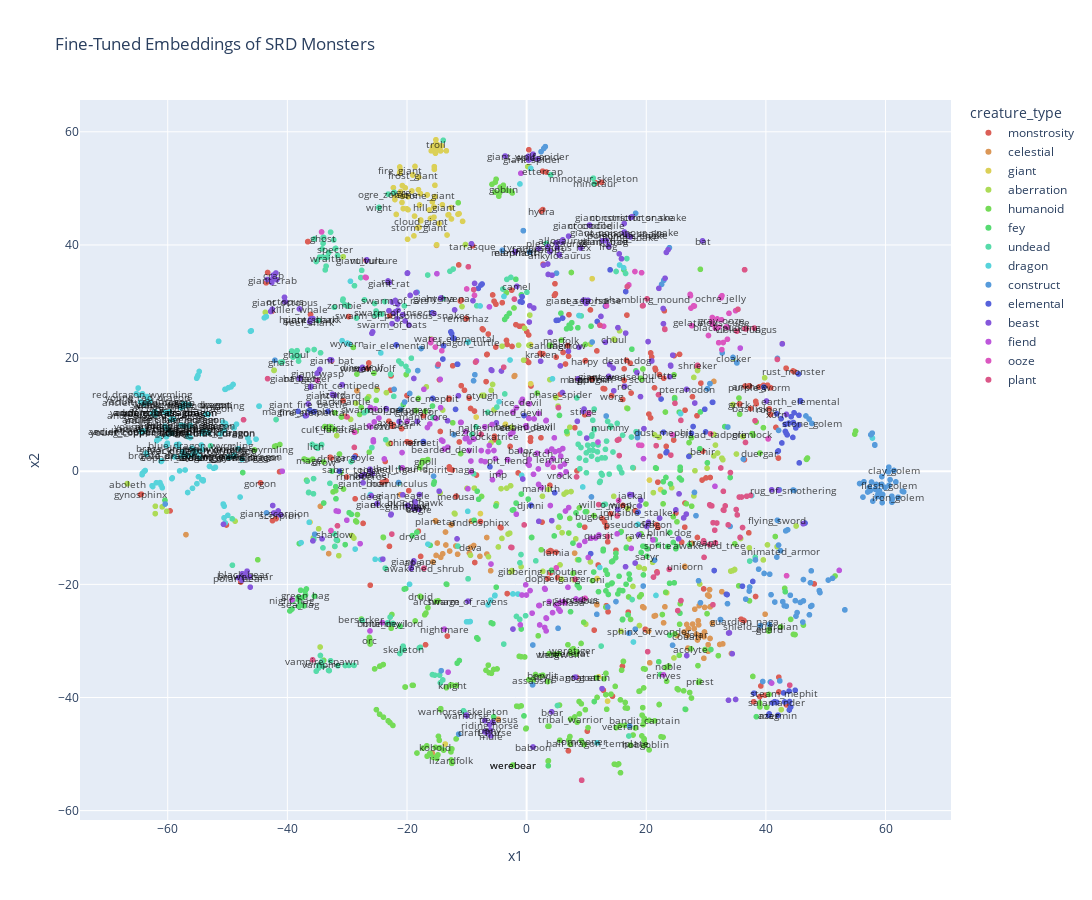

The notebook cell saved with this chart:
### Code cell
# embeddings_extended = np.concatenate([embeddings, crs_scaled[:, None], acs_scaled[:, None], hps_scaled[:, None], creature_type_one_hot], axis=1)
srd_embeddings = embeddings[is_srd]
srd_keys = keys[is_srd]
srd_creature_types = creature_types[is_srd]


tsne = TSNE(n_components=2, random_state=20240711)
X_all = tsne.fit_transform(embeddings)
X_srd = tsne.fit_transform(srd_embeddings)


## ALL MONSTERS - SEABORN

df = pd.DataFrame([
    pd.Series(X_all[:, 0], name='x1'),
    pd.Series(X_all[:, 1], name='x2'),
    pd.Series(creature_types, name='creature_type')
]).T

fig, ax = plt.subplots(1,1, figsize=(24,18))
sns.scatterplot(
    data=df,
    x='x1',
    y='x2',
    hue='creature_type',
    ax=ax,
    s=10
)

for index in np.where(is_srd)[0]:
    name = str(keys[index])
    x = float(X_all[index, 0])
    y = float(X_all[index, 1])
    ax.annotate(name, (x, y), size=8)

ax.set_title("Fine-Tuned Embeddings of All Monsters")


## SRD MONSTERS - SEABORN

df = pd.DataFrame([
    pd.Series(X_srd[:, 0], name='x1'),
    pd.Series(X_srd[:, 1], name='x2'),
    pd.Series(srd_creature_types, name='creature_type')
]).T

fig, ax = plt.subplots(1,1, figsize=(24,18))
sns.scatterplot(
    data=df,
    x='x1',
    y='x2',
    hue='creature_type',
    ax=ax,
    s=12
)

for index, name in enumerate(srd_keys):
    x = float(X_srd[index, 0])
    y = float(X_srd[index, 1])
    ax.annotate(name, (x, y), size=12)

ax.set_title("Fine-Tuned Embeddings of SRD Monsters")

## ALL MONSTERS - PLOTLY

df = pd.DataFrame([
    pd.Series(keys, name='monster'),
    pd.Series(X_all[:, 0], name='x1'),
    pd.Series(X_all[:, 1], name='x2'),
    pd.Series(creature_types, name='creature_type'),
    pd.Series(is_srd, name='is_srd'),
    pd.Series(crs, name='cr')
]).T



fig = px.scatter(
    df,
    x='x1',
    y='x2',
    color='creature_type',
    hover_data=['monster', 'is_srd', 'cr'],
    title="Fine-Tuned Embeddings of SRD Monsters",
    color_discrete_sequence=palette_hex
)
for index, (name, srd) in enumerate(zip(keys, is_srd)):
    if srd:
        fig.add_annotation(
            x=float(X_all[index, 0]),
            y=float(X_all[index, 1]),
            text=name,
            showarrow=False,
            font=dict(size=10, color='rgba(0,0,0,0.7)'),
        )
fig.update_layout(
    width=1200,
    height=900
)
fig.show()
